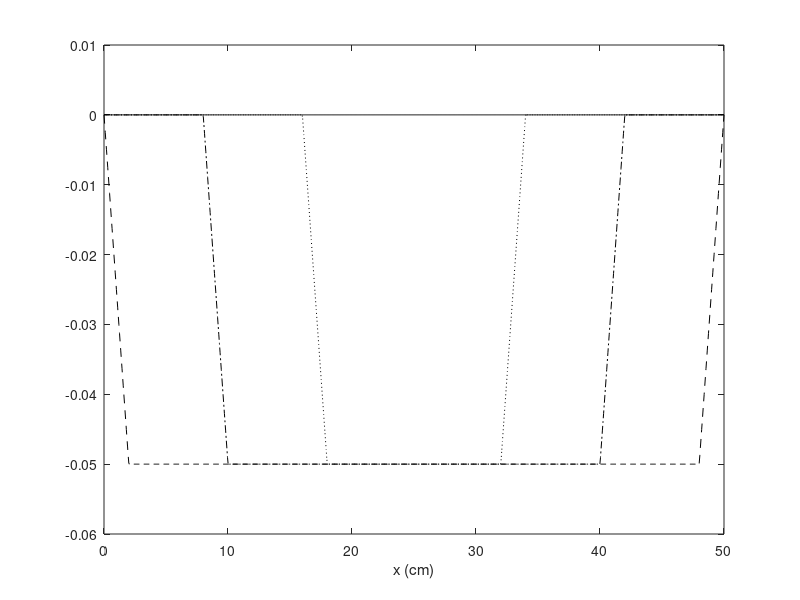

The MATLAB script that drew this image: (Note: this script raises an error after producing the figure.)
% Set values for plotting
xs = linspace(0, 50, 1000);
ts = linspace(0, 0.06, 4);

%% 7.2.2

problem_number = '7.2.2';

% Wave speed
c = 400;

% Wave function Fourier series
nmax = 1000;
an = @(n, t) 2000/(c*n^2*pi^2)*(cos(13*n*pi/25)-cos(12*n*pi/25))*sin(c*n*pi*t/50);

us = zeros(length(ts), length(xs));
row = 1;

for t = ts
  u = 0;

  for n = 1:nmax
    u = u + an(n, t) * sin(n*pi*xs/50);
  end

  us(row, :) = u;
  row = row + 1;
end

figure();
plot( ...
  xs, us(1, :), 'k', ...
  xs, us(2, :), 'k:', ...
  xs, us(3, :), 'k-.', ...
  xs, us(4, :), 'k--' ...
)

xlabel('x (cm)');
xlim([0, 50]);
legend(strcat('u(x,t) with t=', string(ts)));
title(strcat(problem_number, ' (n=', num2str(nmax), ')'));
